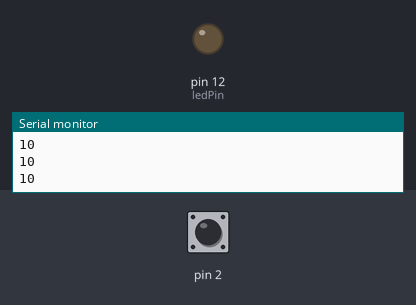
Recording of a sketch running on a simulated Arduino Uno, built with avr-gcc and run on an emulated ATmega328P. Shown: output pins drawn as LEDs (lit = HIGH), the last lines printed to the serial monitor. The test bench sets the inputs (shaded band); at power-on: pin 2 HIGH.

Above: at 1.2 s.
1.3 s: pin 2 pulled LOW for 0.15 s
At 1.38 s:
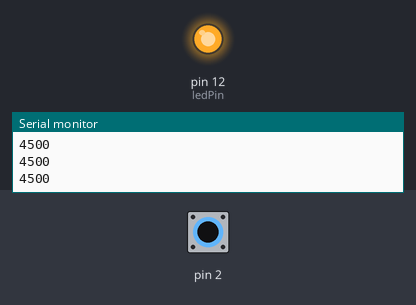
2.9 s: pin 2 pulled LOW for 3.2 s
At 7.3 s:
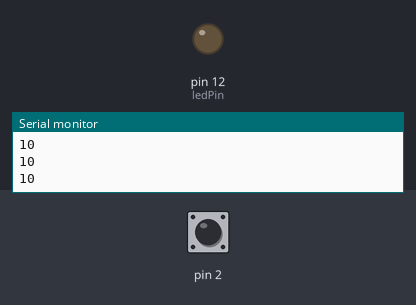
Timing chart, 0 to 8.8 s (numbered marks = the images above; inputs shaded):
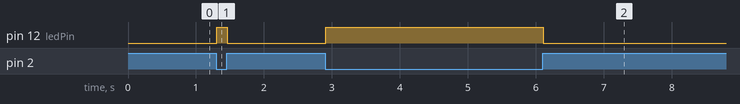

The sketch:

Project13.ino
```cpp
#include <CapacitiveSensor.h> //Include the third party library

//Initialize the object with the pin 4 as sender and pin 2 as receiver
CapacitiveSensor capSensor = CapacitiveSensor(4, 2);

//Check the right value that will suit you
//Through the serial monitor
int threshold = 500;

const int ledPin = 12;


void setup()
{
	Serial.begin(9600);
	pinMode(ledPin, OUTPUT);
}

void loop()
{
	//Read how much time it will take to send 30 samples
	//Then print it on the monitor
	long sensorValue = capSensor.capacitiveSensor(30);
	Serial.println(sensorValue);

	//If the value is greater than the threshold
	//we then light on the LED
	//Else it is off.
	if (sensorValue > threshold)
		digitalWrite(ledPin, HIGH);
	else
		digitalWrite(ledPin, LOW);


	delay(10);
}
```

Measured:
- after the input at 1.3 s, pin 12 (ledPin): LOW → HIGH at once, → LOW 0.16 s later
- after the input at 2.9 s, pin 12 (ledPin): LOW → HIGH at once, → LOW 3.2 s later
